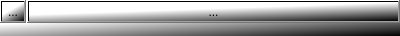
<?xml version="1.0" encoding="UTF-8"?>
<ui version="4.0">
 <class>TaskSelector</class>
 <widget class="QWidget" name="TaskSelector">
  <property name="geometry">
   <rect>
    <x>0</x>
    <y>0</y>
    <width>400</width>
    <height>36</height>
   </rect>
  </property>
  <property name="sizePolicy">
   <sizepolicy hsizetype="MinimumExpanding" vsizetype="Minimum">
    <horstretch>0</horstretch>
    <verstretch>0</verstretch>
   </sizepolicy>
  </property>
  <property name="windowTitle">
   <string>Form</string>
  </property>
  <property name="styleSheet">
   <string notr="true">background-color: qlineargradient(spread:pad, x1:1, y1:1, x2:0.553, y2:0.312909, stop:0 rgba(0, 0, 0, 255), stop:1 rgba(255, 255, 255, 255));</string>
  </property>
  <layout class="QHBoxLayout" name="horizontalLayout">
   <property name="spacing">
    <number>1</number>
   </property>
   <property name="leftMargin">
    <number>0</number>
   </property>
   <property name="topMargin">
    <number>0</number>
   </property>
   <property name="rightMargin">
    <number>0</number>
   </property>
   <property name="bottomMargin">
    <number>12</number>
   </property>
   <item>
    <widget class="QToolButton" name="stopGoButton">
     <property name="text">
      <string>...</string>
     </property>
    </widget>
   </item>
   <item>
    <widget class="QToolButton" name="taskSelectorButton">
     <property name="sizePolicy">
      <sizepolicy hsizetype="MinimumExpanding" vsizetype="Fixed">
       <horstretch>0</horstretch>
       <verstretch>0</verstretch>
      </sizepolicy>
     </property>
     <property name="text">
      <string>...</string>
     </property>
    </widget>
   </item>
  </layout>
 </widget>
 <resources/>
 <connections/>
</ui>
